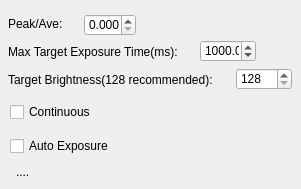
    <widget class="QWidget" name="tab">
     <attribute name="title">
      <string>Auto Exposure</string>
     </attribute>
     <widget class="QDoubleSpinBox" name="PeakAveSpinBox">
      <property name="geometry">
       <rect>
        <x>84</x>
        <y>14</y>
        <width>52</width>
        <height>22</height>
       </rect>
      </property>
      <property name="decimals">
       <number>3</number>
      </property>
      <property name="maximum">
       <double>5.000000000000000</double>
      </property>
     </widget>
     <widget class="QLabel" name="label_29">
      <property name="geometry">
       <rect>
        <x>8</x>
        <y>16</y>
        <width>69</width>
        <height>16</height>
       </rect>
      </property>
      <property name="layoutDirection">
       <enum>Qt::LeftToRight</enum>
      </property>
      <property name="text">
       <string>Peak/Ave:</string>
      </property>
      <property name="alignment">
       <set>Qt::AlignLeading|Qt::AlignLeft|Qt::AlignVCenter</set>
      </property>
     </widget>
     <widget class="QLabel" name="label_30">
      <property name="geometry">
       <rect>
        <x>8</x>
        <y>44</y>
        <width>185</width>
        <height>16</height>
       </rect>
      </property>
      <property name="layoutDirection">
       <enum>Qt::LeftToRight</enum>
      </property>
      <property name="text">
       <string>Max Target Exposure Time(ms):</string>
      </property>
      <property name="alignment">
       <set>Qt::AlignLeading|Qt::AlignLeft|Qt::AlignVCenter</set>
      </property>
     </widget>
     <widget class="QDoubleSpinBox" name="MaxAEDoubleSpinBox">
      <property name="geometry">
       <rect>
        <x>200</x>
        <y>40</y>
        <width>56</width>
        <height>22</height>
       </rect>
      </property>
      <property name="minimum">
       <double>1.000000000000000</double>
      </property>
      <property name="maximum">
       <double>10000.000000000000000</double>
      </property>
      <property name="value">
       <double>1000.000000000000000</double>
      </property>
     </widget>
     <widget class="QSpinBox" name="TargetBrightnessSpinBox">
      <property name="geometry">
       <rect>
        <x>236</x>
        <y>68</y>
        <width>56</width>
        <height>22</height>
       </rect>
      </property>
      <property name="minimum">
       <number>128</number>
      </property>
      <property name="maximum">
       <number>255</number>
      </property>
     </widget>
     <widget class="QLabel" name="label_31">
      <property name="geometry">
       <rect>
        <x>8</x>
        <y>72</y>
        <width>221</width>
        <height>16</height>
       </rect>
      </property>
      <property name="layoutDirection">
       <enum>Qt::LeftToRight</enum>
      </property>
      <property name="text">
       <string>Target Brightness(128 recommended):</string>
      </property>
      <property name="alignment">
       <set>Qt::AlignLeading|Qt::AlignLeft|Qt::AlignVCenter</set>
      </property>
     </widget>
     <widget class="QCheckBox" name="ContinuousAECheckBox">
      <property name="geometry">
       <rect>
        <x>10</x>
        <y>102</y>
        <width>97</width>
        <height>20</height>
       </rect>
      </property>
      <property name="text">
       <string>Continuous</string>
      </property>
     </widget>
     <widget class="QCheckBox" name="AutoExposureCheckBox">
      <property name="geometry">
       <rect>
        <x>10</x>
        <y>136</y>
        <width>109</width>
        <height>20</height>
       </rect>
      </property>
      <property name="text">
       <string>Auto Exposure</string>
      </property>
     </widget>
     <widget class="QLabel" name="AutoExposureStatusLabel">
      <property name="geometry">
       <rect>
        <x>16</x>
        <y>164</y>
        <width>221</width>
        <height>16</height>
       </rect>
      </property>
      <property name="layoutDirection">
       <enum>Qt::LeftToRight</enum>
      </property>
      <property name="text">
       <string>....</string>
      </property>
      <property name="alignment">
       <set>Qt::AlignLeading|Qt::AlignLeft|Qt::AlignVCenter</set>
      </property>
     </widget>
    </widget>
